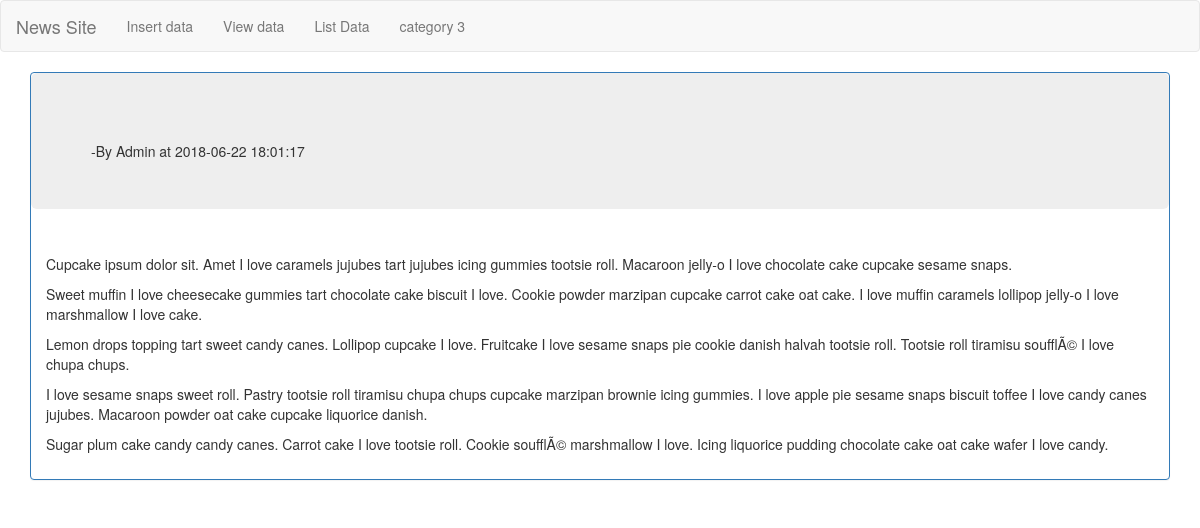
The page /singleview.php?id=6 on the database its author committed.
### tables this page shows
CREATE TABLE `test` (
  `id` int(11) NOT NULL,
  `heading` text NOT NULL,
  `summertext` longtext NOT NULL,
  `datetime` timestamp NOT NULL DEFAULT CURRENT_TIMESTAMP,
  `deleted_date` varchar(20) NOT NULL DEFAULT '-',
  `updated_date` varchar(20) NOT NULL DEFAULT '-'
);

### singleview.php (the view, shortened to what this page needs)
<!DOCTYPE html>
<?php $id = $_GET['id']; ?>
<html lang="en">
<head>
    <link href="css/bootstrap.min.css" rel="stylesheet">
    <link href="css/bootstrap.css" rel="stylesheet">
</head>
<body>
<nav class="navbar navbar-default">
    <div class="container-fluid">
        <div class="navbar-header">
            <a class="navbar-brand" href="index.php">News Site</a>
        </div>
        <ul class="nav navbar-nav">
            <li><a href="home.php">Insert data</a></li>
            <li><a href="viewdata.php">View data</a></li>
            <li><a href="listdata.php">List Data</a></li>
            <li><a href="#">category 3</a></li>
        </ul>
    </div>
</nav>
<div class="container">
        <?php
            require 'config.php';
            $statement="select * from test where id='$id'";
            $result = mysqli_query($conn, $statement);
            if (mysqli_num_rows($result) > 0)
            {
                while($row = mysqli_fetch_assoc($result))
                {
                    echo "<div class='panel-group'><div class='panel panel-primary'><div class='jumbotron'><h2>".$row['heading']."</h2> -By Admin at " .$row['datetime']."</div><div class='panel-body'>".$row['summertext'] ."</div></div></div>";
                }
            }
            else
            {
                echo "Nothing found in db";
            }
        ?>
</div>
</body>
</html>

### rows shown on the page
test: datetime "2018-06-22 18:01:17", summertext "Cupcake ipsum dolor sit. Amet I love caramels jujubes tart jujubes icing gummies tootsie roll. Macaroon jelly-o I love chocolate cake cupcake sesame snaps. Sweet muffin I love cheesecake gummies tart chocolate cake biscuit I love. Cookie powder marzipan cupcake carrot cake oat cake. I love muffin caramels lollipop jelly-o I love marshmallow I love cake. Lemon drops topping tart sweet candy canes. Lollipop cupcake I love. Fruitcake I love sesame snaps pie cookie danish halvah tootsie roll. Tootsie roll tiramisu soufflÃ© I love chupa chups. I love sesame snaps sweet roll. Pastry tootsie roll tiramisu chupa chups cupcake marzipan brownie icing gummies. I love apple pie sesame snaps biscuit…"
